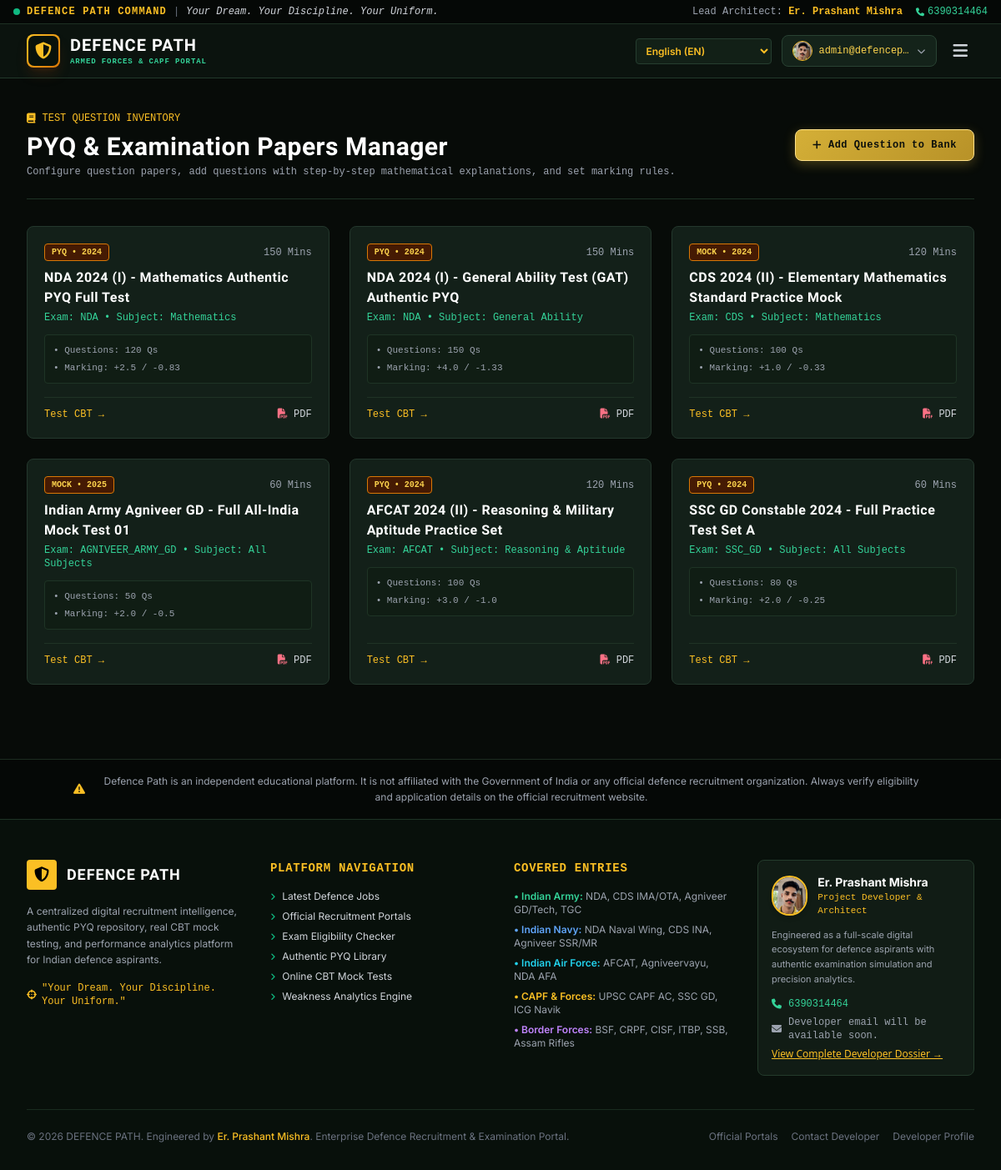
Page /admin/pyqs (signed in) on the committed database.
### tables this page shows
CREATE TABLE test_papers (
        id INTEGER PRIMARY KEY AUTOINCREMENT,
        title TEXT NOT NULL,
        exam_code TEXT NOT NULL,
        paper_type TEXT NOT NULL, -- 'PYQ' or 'MOCK'
        year INTEGER,
        subject TEXT NOT NULL,
        duration_minutes INTEGER NOT NULL,
        total_questions INTEGER NOT NULL,
        max_marks REAL NOT NULL,
        marks_per_correct REAL NOT NULL,
        negative_marks REAL NOT NULL,
        difficulty TEXT DEFAULT 'Moderate', -- Easy, Moderate, Hard
        languages TEXT DEFAULT 'English, Hindi',
        instructions TEXT,
        pdf_download_url TEXT,
        is_published INTEGER DEFAULT 1,
        created_at TIMESTAMP DEFAULT CURRENT_TIMESTAMP
    , price REAL DEFAULT 5.0, is_free_eligible INTEGER DEFAULT 1);

### app.py (the view)
@app.route('/admin/pyqs')
@admin_required
def admin_pyqs():
    db = get_db()
    c = db.cursor()
    c.execute("SELECT * FROM test_papers ORDER BY id ASC")
    papers = [dict(p) for p in c.fetchall()]
    return render_template('admin/pyqs.html', papers=papers)

### app.py (called while the page is built)
def get_db():
    if 'db' not in g:
        g.db = database.get_db()
    return g.db

def admin_required(f):
    @wraps(f)
    def decorated_function(*args, **kwargs):
        if not session.get('user_id'):
            flash("Administrator authentication required.", "warning")
            return redirect(url_for('admin_login', next=request.url))
        if session.get('role') != 'admin':
            flash("Access denied. Insufficient administrative privileges.", "danger")
            return redirect(url_for('home'))
        return f(*args, **kwargs)
    return decorated_function

### database.py (called while the page is built)
def get_db():
    conn = sqlite3.connect(DB_PATH, timeout=30.0)
    conn.row_factory = sqlite3.Row
    conn.execute("PRAGMA foreign_keys = ON")
    conn.execute("PRAGMA journal_mode = WAL")
    return conn

### templates/admin/pyqs.html (shortened to what this page needs)
{% extends "base.html" %}
{% block content %}
<section class="py-10 px-4 sm:px-6 lg:px-8 max-w-7xl mx-auto">
  <div class="mb-8 pb-6 border-b border-[#1E3325] flex flex-col sm:flex-row sm:items-center justify-between gap-4">
    <div>
      <div class="flex items-center space-x-2 text-xs font-mono text-amber-400 mb-2">
        <i class="fa-solid fa-book"></i>
        <span>TEST QUESTION INVENTORY</span>
      </div>
      <h1 class="text-3xl font-extrabold font-['Chakra_Petch'] text-white">
        PYQ & Examination Papers Manager
      </h1>
      <p class="text-xs text-gray-400 font-mono mt-1">
        Configure question papers, add questions with step-by-step mathematical explanations, and set marking rules.
      </p>
    </div>
    <button onclick="openAddQuestionModal()" class="btn-military-gold px-5 py-2.5 rounded-lg text-xs font-bold font-mono flex items-center gap-2">
      <i class="fa-solid fa-plus"></i> Add Question to Bank
    </button>
  </div>
  <div class="grid grid-cols-1 md:grid-cols-2 lg:grid-cols-3 gap-6 mb-12">
    {% for p in papers %}
      <div class="military-card p-5 flex flex-col justify-between">
        <div>
          <div class="flex items-center justify-between mb-2">
            <span class="px-2 py-0.5 rounded text-[10px] font-mono font-bold uppercase bg-amber-950 text-amber-300 border border-amber-600">
              {{ p.paper_type }} • {{ p.year or 'General' }}
            </span>
            <span class="text-xs font-mono text-gray-400">{{ p.duration_minutes }} Mins</span>
          </div>
          <h3 class="text-base font-bold text-white mb-1">{{ p.title }}</h3>
          <p class="text-xs text-emerald-400 font-mono mb-3">Exam: {{ p.exam_code }} &bull; Subject: {{ p.subject }}</p>
          <div class="text-[11px] font-mono text-gray-400 space-y-1 bg-[#101D14] p-2.5 rounded border border-[#1E3425]">
            <p>• Questions: {{ p.total_questions }} Qs</p>
            <p>• Marking: +{{ p.marks_per_correct }} / -{{ p.negative_marks }}</p>
          </div>
        </div>
        <div class="pt-3 border-t border-[#1F3325] mt-4 flex items-center justify-between text-xs font-mono">
          <a href="/start-test/{{ p.id }}" target="_blank" class="text-amber-400 hover:underline">Test CBT &rarr;</a>
          <a href="/download-paper-pdf/{{ p.id }}" class="text-gray-300 hover:text-white"><i class="fa-solid fa-file-pdf text-rose-400"></i> PDF</a>
        </div>
      </div>
    {% endfor %}
  </div>
</section>
{% endblock %}

### static/css/theme.css (style rules this page uses)
:root { --bg-primary: #070B08; --bg-secondary: #0E1712; --bg-card: #132019; --bg-card-hover: #192B22; --military-green: #1F3F2D; --military-green-light: #2A543D; --military-gold: #D4AF37; --military-gold-hover: #E5C158; --military-gold-glow: rgba(212, 175, 55, 0.25); --border-color: #24382D; --border-gold: rgba(212, 175, 55, 0.4); --text-primary: #F0F5F2; --text-secondary: #A0B3A8; --text-muted: #6C8276; }
body { font-family: 'Inter', -apple-system, BlinkMacSystemFont, 'Segoe UI', Roboto, sans-serif; background-color: var(--bg-primary); color: var(--text-primary); margin: 0; padding: 0; overflow-x: hidden; line-height: 1.6; }
h1, h2, h3, h4, .military-font { font-family: 'Chakra Petch', 'Inter', sans-serif; letter-spacing: 0.5px; }
.btn-military-gold { background: linear-gradient(135deg, #D4AF37 0%, #B89228 100%); color: #0B0F0C; font-weight: 700; letter-spacing: 0.5px; transition: all 0.25s ease; border: 1px solid #FFE28A; box-shadow: 0 4px 14px rgba(212, 175, 55, 0.3); }
.military-card { background: var(--bg-card); border: 1px solid var(--border-color); border-radius: 8px; transition: all 0.25s ease; position: relative; overflow: hidden; }

### rows in the picture
test_papers: paper_type "PYQ", year "2024", duration_minutes "150", title "NDA 2024 (I) - Mathematics Authentic PYQ Full Test", exam_code "NDA", subject "Mathematics", total_questions "120", marks_per_correct "2.5", negative_marks "0.83"
test_papers: paper_type "PYQ", year "2024", duration_minutes "150", title "NDA 2024 (I) - General Ability Test (GAT) Authentic PYQ", exam_code "NDA", subject "General Ability", total_questions "150", marks_per_correct "4.0", negative_marks "1.33"
test_papers: paper_type "MOCK", year "2024", duration_minutes "120", title "CDS 2024 (II) - Elementary Mathematics Standard Practice Mock", exam_code "CDS", subject "Mathematics", total_questions "100", marks_per_correct "1.0", negative_marks "0.33"
test_papers: paper_type "MOCK", year "2025", duration_minutes "60", title "Indian Army Agniveer GD - Full All-India Mock Test 01", exam_code "AGNIVEER_ARMY_GD", subject "All Subjects", total_questions "50", marks_per_correct "2.0", negative_marks "0.5"
test_papers: paper_type "PYQ", year "2024", duration_minutes "120", title "AFCAT 2024 (II) - Reasoning & Military Aptitude Practice Set", exam_code "AFCAT", subject "Reasoning & Aptitude", total_questions "100", marks_per_correct "3.0", negative_marks "1.0"
test_papers: paper_type "PYQ", year "2024", duration_minutes "60", title "SSC GD Constable 2024 - Full Practice Test Set A", exam_code "SSC_GD", subject "All Subjects", total_questions "80", marks_per_correct "2.0", negative_marks "0.25"

### other values in the picture
{{ session.get('username') }} "admin@defencep…"
